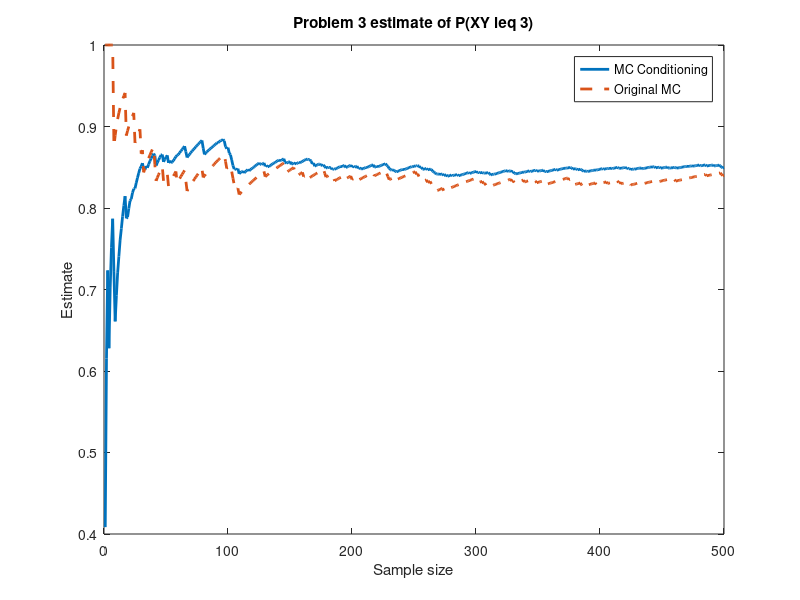

The MATLAB script that drew this image:
% Variance reduction by conditioning.
clear;

n = 500;
X = exprnd(1, 1, n);
Y = exprnd(X);
est_xy_seq = [];
est_seq = [];
for i = 1:n
    data = X(1:i);
    est_XY = mean(data .* Y(1:i) < 3);
    est = mean(1-exp(-3 ./ data.^2));
    est_seq = [est_seq, est];
    est_xy_seq = [est_xy_seq, est_XY];
end

figure(1); clf;
p1 = plot(est_seq, "LineWidth", 2); hold on;
p2 = plot(est_xy_seq, "--", "LineWidth", 2);
title("Problem 3 estimate of P(XY \leq 3)");
xlabel("Sample size");
ylabel("Estimate");
legend([p1,p2], "MC Conditioning", "Original MC");